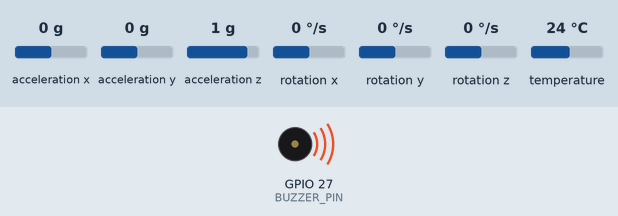
The sketch below on a simulated ESP32. Parts: buzzer (waves = sounding, pin HIGH). The inputs (shaded band) are chosen by the test bench; at power-on: acceleration x 0 g, acceleration y 0 g, acceleration z 1 g, rotation x 0 °/s, rotation y 0 °/s, rotation z 0 °/s, temperature 24 °C. WiFi joins after 1.5 s; servers stay silent unless stated; uploads are accepted with an empty reply; what the sketch prints to the serial monitor is not drawn.

Above: at 1.8 s.
At 8.0 s:
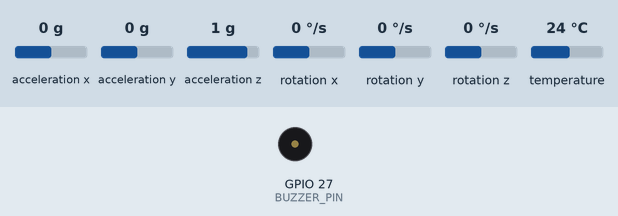
Timing chart, 0 to 9.5 s (numbered marks = the images above):
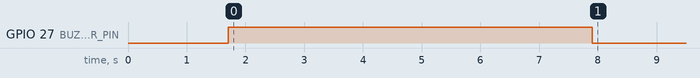

Measured:
- by itself, GPIO 27 (BUZZER_PIN): LOW → HIGH at 1.7 s, → LOW 6.2 s later

The sketch:

esp32.ino
```cpp
#include <Wire.h>
#include <Adafruit_MPU6050.h>
#include <Adafruit_Sensor.h>
#include <WiFi.h>
#include <HTTPClient.h>
#include <Base64.h>

#define BUZZER_PIN 27 // Replace with your buzzer pin
#define JERK_THRESHOLD 0.5 // Threshold for jerk
#define GPS_TIMEOUT 5000 // Timeout for GPS data in milliseconds
#define HARD_CODED_LAT "" // Hardcoded latitude
#define HARD_CODED_LON "" // Hardcoded longitude

const char* ssid = "device name"; // Replace with your Wi-Fi SSID
const char* password = "your wifi password"; // Replace with your Wi-Fi Password
const char* serverUrl = "http://add ur url/updateData"; // Python server URL

// Twilio credentials
const char* twilioAccountSid = "your twilio account sid";
const char* twilioAuthToken = "your twilio auth token";
const char* twilioPhoneNumber = "pre-assigned twilio phone number";
const char* recipientPhoneNumber = "your contact number";

Adafruit_MPU6050 mpu;

unsigned long lastSendTime = 0;
unsigned long lastGpsUpdate = 0;

float previousAx = 0, previousAy = 0, previousAz = 0;
unsigned long previousTime = 0;

void connectToWiFi() {
  WiFi.begin(ssid, password);
  Serial.print("Connecting to WiFi...");
  unsigned long startTime = millis();
  while (WiFi.status() != WL_CONNECTED) {
    delay(500);
    Serial.print(".");
    if (millis() - startTime > 10000) { // Timeout after 10 seconds
      Serial.println("Failed to connect to WiFi");
      delay(1000); // Wait before retrying
      WiFi.begin(ssid, password); // Retry connection
      startTime = millis();
    }
  }
  Serial.println("");
  Serial.println("Connected to WiFi");
  Serial.print("IP address: ");
  Serial.println(WiFi.localIP());
}

void sendSmsAlert(String latitude, String longitude) {
  // Prepare the message body with Google Maps link
String messageBody = "Accident Alert!! Location " + latitude + "," + longitude;


  // Prepare the Twilio API URL
  String url = "https://api.twilio.com/2010-04-01/Accounts/" + String(twilioAccountSid) + "/Messages.json";

  // Prepare the HTTP client
  HTTPClient http;
  http.begin(url);
  http.addHeader("Content-Type", "application/x-www-form-urlencoded");

  // Encode the credentials
  String auth = String(twilioAccountSid) + ":" + String(twilioAuthToken);
  String encodedAuth = base64::encode(auth);
  http.addHeader("Authorization", "Basic " + encodedAuth);

  // Prepare the POST data
  String postData = "From=" + String(twilioPhoneNumber) + "&To=" + String(recipientPhoneNumber) + "&Body=" + messageBody;

  // Send the POST request
  int httpResponseCode = http.POST(postData);

  if (httpResponseCode > 0) {
    Serial.println("SMS sent successfully");
    String response = http.getString();
    Serial.println(response);
  } else {
    Serial.print("Error sending SMS: ");
    Serial.println(httpResponseCode);
  }

  http.end();
}

void setup() {
  Serial.begin(115200);
  pinMode(BUZZER_PIN, OUTPUT);
  digitalWrite(BUZZER_PIN, LOW); // Turn off buzzer initially

  // Initialize MPU6050
  if (!mpu.begin()) {
    Serial.println("Failed to initialize MPU6050!");
    while (1);
  }
  Serial.println("MPU6050 initialized");

  // Connect to Wi-Fi
  connectToWiFi();
}

void loop() {
  // Check Wi-Fi connection and reconnect if necessary
  if (WiFi.status() != WL_CONNECTED) {
    connectToWiFi();
  }

  sensors_event_t a, g, temp;
  mpu.getEvent(&a, &g, &temp);

  unsigned long currentTime = millis();
  float deltaT = (currentTime - previousTime) / 1000.0; // Time in seconds
  previousTime = currentTime;

  // Calculate jerk
  float jerkX = (a.acceleration.x - previousAx) / deltaT;
  float jerkY = (a.acceleration.y - previousAy) / deltaT;
  float jerkZ = (a.acceleration.z - previousAz) / deltaT;
  previousAx = a.acceleration.x;
  previousAy = a.acceleration.y;
  previousAz = a.acceleration.z;

  float totalJerk = sqrt(jerkX * jerkX + jerkY * jerkY + jerkZ * jerkZ);

  // Read GPS data (simulate for now)
  String gpsLat = ""; // Simulated GPS latitude
  String gpsLon = ""; // Simulated GPS longitude
  if (millis() - lastGpsUpdate > GPS_TIMEOUT) {
    // Use hardcoded GPS values
    gpsLat = HARD_CODED_LAT;
    gpsLon = HARD_CODED_LON;
    Serial.println("Using hardcoded GPS data");
  } else {
    // Simulate GPS read (replace with actual GPS code)
    gpsLat = "12.9636773";
    gpsLon = "77.5034558";
    lastGpsUpdate = millis();
  }

  // Prepare JSON data
  String jsonData = String("{") +
                    "\"accX\": " + a.acceleration.x +
                    ", \"accY\": " + a.acceleration.y +
                    ", \"accZ\": " + a.acceleration.z +
                    ", \"jerkX\": " + jerkX +
                    ", \"jerkY\": " + jerkY +
                    ", \"jerkZ\": " + jerkZ +
                    ", \"latitude\": \"" + gpsLat + "\", \"longitude\": \"" + gpsLon + "\"}";

  // Send data to Python server
  if (WiFi.status() == WL_CONNECTED) {
    HTTPClient http;
    http.begin(serverUrl);
    http.addHeader("Content-Type", "application/json");

    int httpResponseCode = http.POST(jsonData);

    if (httpResponseCode > 0) {
      Serial.println("Data sent successfully");
    } else {
      Serial.print("Error sending data: ");
      Serial.println(httpResponseCode);
    }

    http.end();
  } else {
    Serial.println("WiFi not connected");
  }

  // Activate buzzer if jerk exceeds threshold
  if (totalJerk > JERK_THRESHOLD) {
    digitalWrite(BUZZER_PIN, HIGH);
    Serial.println("Jerk exceeded threshold! Activating buzzer...");
    sendSmsAlert(gpsLat, gpsLon); // Send SMS alert
    delay(6000); // Keep buzzer on for 6 seconds
    digitalWrite(BUZZER_PIN, LOW);
  }

  delay(1000); // Wait before next loop iteration
}
```
